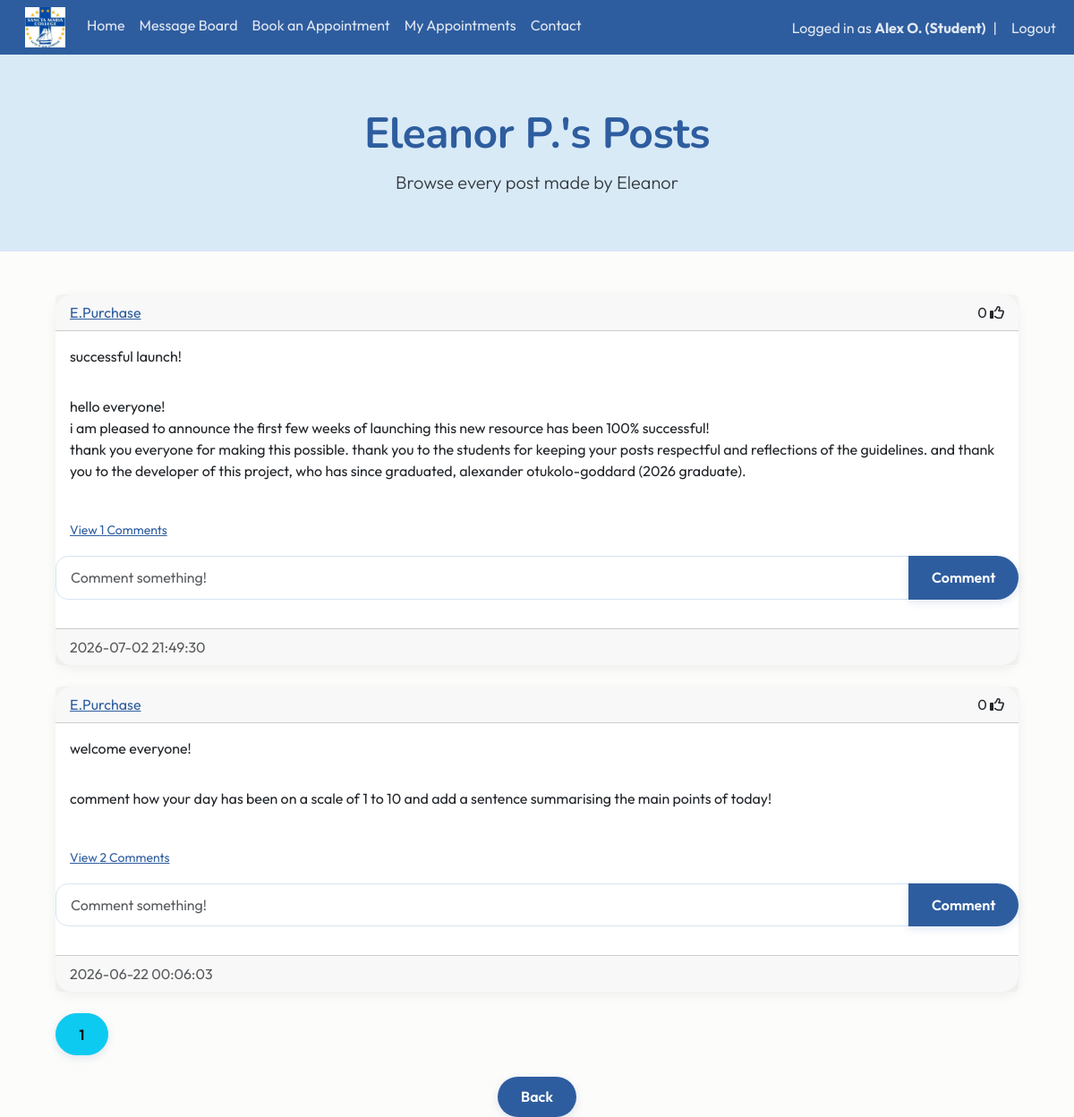
Page /posts/E.Purchase (signed in) on the committed database.
### website/models.py (models this page shows)
class User(db.Model, UserMixin):
    id = db.Column(db.Integer, primary_key=True)
    email = db.Column(db.String(150), unique=True)
    fname = db.Column(db.String(20))
    lname = db.Column(db.String(20))
    username = db.Column(db.String(150), unique=True)
    role = db.Column(db.String(150))
    password = db.Column(db.String(150))
    date_created = db.Column(db.DateTime(timezone=True), default=func.now())
    posts = db.relationship("Post", backref="user", cascade="all, delete-orphan")
    comments = db.relationship("Comment", backref="user", cascade="all, delete-orphan")
    likes = db.relationship("Like", backref="user", cascade="all, delete-orphan")
    appointments = db.relationship('Appointment', foreign_keys="Appointment.counsellor_id", back_populates="counsellor")

class Post(db.Model):
    id = db.Column(db.Integer, primary_key=True)
    title = db.Column(db.String(150), unique=False)
    content = db.Column(db.Text, nullable=False)
    date_created = db.Column(db.DateTime(timezone=True), default=func.now())
    author = db.Column(db.Integer, db.ForeignKey('user.id', ondelete="CASCADE"), nullable=False)
    comments = db.relationship('Comment', backref='post', cascade="all, delete-orphan")
    likes = db.relationship('Like', backref='post', cascade="all, delete-orphan")

### website/views.py (the view)
@views.route("/posts/<username>")
@login_required
def posts(username):
    page = request.args.get('page', 1, type=int)
    user = User.query.filter_by(username=username).first()
    if not user:
        flash('No user with that username exists', category='error')
        return redirect(url_for('views.blog'))
    posts = Post.query.filter_by(user=user).order_by(Post.date_created.desc()).paginate(page=page, per_page=4)
    return render_template("posts.html", user=current_user, author=user, posts=posts, username=username, endpoint='views.posts')

### website/__init__.py (called while the page is built)
def create_app():
    app = Flask(__name__)
    app.config['SECRET_KEY'] = "DQiAlMIU5u5eeLDw4KPMHx4d"
    app.config['SQLALCHEMY_DATABASE_URI'] = f'sqlite:///{DB_NAME}'
    db.init_app(app)
    from .views import views
    from .auth import auth
    app.register_blueprint(views, url_prefix="/")
    app.register_blueprint(auth, url_prefix="/")
    from .models import User, Post
    with app.app_context():
        db.create_all()
    login_manager = LoginManager()
    login_manager.login_view = "auth.login"
    login_manager.init_app(app)
    @login_manager.user_loader
    def load_user(id):
        return User.query.get(int(id))
    return app

### website/templates/posts.html (shortened to what this page needs)
{% extends "posts_div.html" %}{% block title %}{{ author.fname }} {{ author.lname[0] }}.'s Posts{% endblock %}
{% block hero %}
<section class="hero hero-small mb-5">
    <div class="container text-center">
        <h1 class="display-5 fw-bold">
            {{ author.fname }} {{ author.lname[0] }}.'s Posts
        </h1>
        <p class="lead">
            Browse every post made by {{ author.fname }}
        </p>
    </div>
</section>
{% endblock %}
{% block footer %}
<div align="center">
    <a href="/blog">
        <button type="button" class="btn btn-primary btn-large">
            Back
        </button>
    </a>
</div>
{% endblock %}

### website/templates/posts_div.html (shortened to what this page needs)
{% extends "template.html"%} {% block title %} Message Board {% endblock %}
{% block content%}
{% block hero %}{% endblock %}
<div class="container">
    <div id="posts">
        {% for post in posts %}
        <div class="card border-dark">
            <div class="card-header d-flex justify-content-between align-items-center">
                <a href="/posts/{{post.user.username}}">{{post.user.username}}</a>
                <div>
                    <span id="likes-count-{{post.id}}">{{ post.likes|length }}</span>
                    {% if user.id in post.likes|map(attribute="author")|list %}
                    <i class="fas fa-thumbs-up" id="like-button-{{post.id}}" onclick="like({{post.id}})"></i>
                    {% else %}
                    <i class="far fa-thumbs-up" id="like-button-{{post.id}}" onclick="like({{post.id}})"></i>
                    {% endif %}
                </div>
            </div>
            <div class ="card-body">
                <div class="card-text">{{post.title}}</div>
            </div>
            <div class ="card-body">
                <div class="card-text">{{post.content | replace('\n', '<br>') | safe}}</div>
            </div>
            <br/>
            <p class="card-text ms-3">
                {% if post.comments|length > 0 %}
                <a data-bs-toggle="collapse" href="#comments-{{post.id}}" role="button">
                    <small>View {{post.comments|length}} Comments</small>
                </a>
                {% else %}
                <small class="text-muted">No comments</small>
                {% endif %}
            </p>
            <form class="input-group mb-3" method="POST" action="{{ url_for('views.create_comment', post_id=post.id, page=posts.page) }}">
                <input type="text" id="text" name="text" class="form-control" placeholder="Comment something!"/>
                <button type="submit" class="btn btn-primary">Comment</button>
            </form >
            <div class ="card-footer text-muted">{{post.date_created}}</div>
        </div>
        <br/>
        {% endfor %}
    </div>
    {% for page_num in posts.iter_pages(left_edge=1, right_edge=1, left_current=1, right_current=2) %}
    {% if page_num %}
    {% if endpoint == 'views.posts' %}
    {% set page_url = url_for(endpoint, username=username, page=page_num) %}
    {% else %}
    {% set page_url = url_for(endpoint, page=page_num) %}
    {% endif %}
    {% if posts.page == page_num %}
    <a class="btn btn-info mb-4" href="{{ page_url }}">{{page_num}}</a>
    {% else %}
    <a class="btn btn-outline-info mb-4" href="{{ page_url }}">{{page_num}}</a>
    {% endif %}
    {% else %}
    ...
    {% endif %}
    {% endfor %}
    {% block footer %}{% endblock %}
{% endblock %}

### website/templates/template.html (shortened to what this page needs)
<!DOCTYPE html>
<html>
    <head>
        <link href="https://cdn.jsdelivr.net/npm/bootstrap@5.3.8/dist/css/bootstrap.min.css" rel="stylesheet">
        <link rel="stylesheet" type="text/css" href="{{ url_for('static', filename='main.css') }}">
    </head>
    <body>
        <nav class="navbar navbar-expand-lg sticky-top">
            <div class="container-fluid">
              <div class="collapse navbar-collapse" id="navbarSupportedContent">
                <ul class="navbar-nav me-auto mb-2 mb-lg-0">
                  <li class="nav-item">
                      <a class="navbar-brand" href="/home">
                          <img src="{{ url_for('static', filename='img/schoollogo.jpg') }}" width="45px" height="45px">
                      </a>
                  </li>
                  <li class="nav-item">
                      <a class="nav-link {% if request.path == '/home' %}active{% endif %}" href="/home">Home</a>
                  </li>
                  {% if user.is_authenticated %}
                  <li class="nav-item">
                    <a class="nav-link {% if request.path == '/blog' %}active{% endif %}" href="/blog">Message Board</a>
                  </li>
                  <li class="nav-item">
                      <a class="nav-link {% if request.path == '/book-appointment' %}active{% endif %}" href="/book-appointment">Book an Appointment</a>
                  </li>
                  {% if user.role == "Student" %}
                  <li class="nav-item">
                    <a class="nav-link {% if request.path == '/appointment-history' %}active{% endif %}" href="/appointment-history">My Appointments</a>
                  </li>
                  {% endif %}
                  {% endif %}
                  <li class="nav-item">
                      <a class="nav-link {% if request.path == '/contact' %}active{% endif %}" href="/contact">Contact</a>
                  </li>
                </ul>
                <ul class="navbar-nav ms-auto align-items-center">
                {% if user.is_authenticated %}
                <li class="nav-item">
                    <span class="navbar-text">
                        Logged in as <strong>{{ user.fname }} {{ user.lname[0] }}. ({{ user.role }})</strong>
                    </span>
                </li>
                <li class="nav-item mx-2">
                    <span class="navbar-text">|</span>
                </li>
                <li class="nav-item">
                    <a class="nav-link py-0" href="/logout">Logout</a>
                </li>
                {% endif %}
                </ul>
              </div>
            </div>
          </nav>
        <main>{% block content %} {% endblock %}</main>
      </body>
</html>

### website/static/main.css (style rules this page uses)
:root { --navy: #2E5D9F; --blue: #5D8CC7; --seafoam: #e7f3fc; --light-blue: #F5FAFE; --cream: #FCFCFA; --text: #343A40; --danger: #C86B6B; --radius: 18px; --section-padding: 6rem; }
.navbar { background-color:var(--navy); }
.navbar .nav-link, .navbar .navbar-text { color: rgba(255,255,255,0.85); transition: 0.2s ease; }
body { background-color: var(--cream); color: var(--text); font-family: 'Outfit', Arial, sans-serif; }
h1,h2,h3 { font-family: 'Nunito', Arial, sans-serif; font-weight: 700; }
p { line-height:1.7; }
.hero { background: #D9EAF7; min-height: 500px; display: flex; align-items: center; }
.hero-small { background: #D9EAF7; min-height: 220px; display: flex; align-items: center; padding: 3rem 0; margin-bottom:3rem; }
.hero h1 { color: var(--navy); font-family: 'Nunito', sans-serif; font-weight: 800; letter-spacing: -0.5px; }
.hero p { max-width:700px; margin:auto; }
.hero .lead { max-width:900px; margin:0 auto; }
.container { max-width: 1100px; }
.card { border: none; border-radius: var(--radius); box-shadow: 0 4px 14px rgba(0,0,0,0.06); transition: transform 0.25s ease, box-shadow 0.25s ease; }
.card a:not(.btn) { color: var(--navy); font-weight: 400; }
.btn { border-radius: 30px; padding: .65rem 1.6rem; font-weight: 600; transition: all .25s ease; box-shadow: 0 3px 10px rgba(46,93,159,.15); }
.btn-primary { background: var(--navy); border: none; color: white; }
form { padding-bottom:1rem; }
.form-control, .form-select { border-radius:14px; border:1px solid #D5E5F3; padding:.7rem 1rem; }

### rows in the picture
User: fname "Alex", lname "O", role "Student"
User: fname "Eleanor", lname "P"
Post: user.username "E.Purchase", likes|length "0", title "successful launch!", content "hello everyone! i am pleased to announce the first few weeks of launching this new resource has been 100% successful! thank you everyone for making this possible. thank you to the students for keeping your posts respectful and reflections of the guidelines. and thank you to the developer of this project, who has since graduated, alexander otukolo-goddard (2026 graduate).", comments|length "1", date_created "2026-07-02 21:49:30"
Post: user.username "E.Purchase", likes|length "0", title "welcome everyone!", content "comment how your day has been on a scale of 1 to 10 and add a sentence summarising the main points of today!", comments|length "2", date_created "2026-06-22 00:06:03"

### other values in the picture
{{ page_num }} "1"
